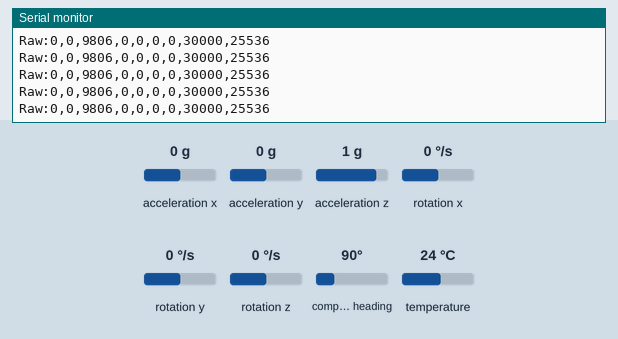
The sketch below on a simulated Arduino Leonardo, built with avr-gcc and run on an emulated ATmega32U4. Shown: the last lines printed to the serial monitor. The inputs (shaded band) are chosen by the test bench; at power-on: acceleration x 0 g, acceleration y 0 g, acceleration z 1 g, rotation x 0 °/s, rotation y 0 °/s, rotation z 0 °/s, compass heading 90°, temperature 24 °C.

Above: at 1.2 s.
1.3 s: acceleration x set to -1.4 g
At 1.33 s:
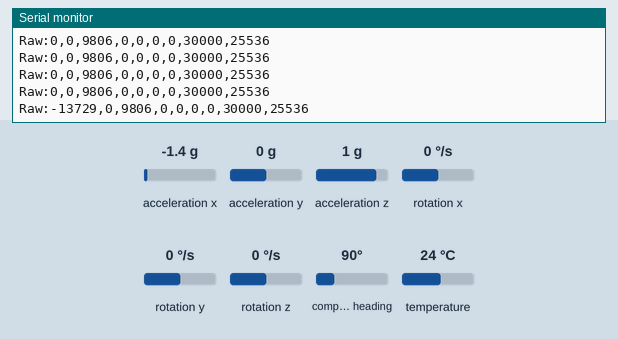
2.8 s: acceleration y set to -1.4 g
At 2.81 s:
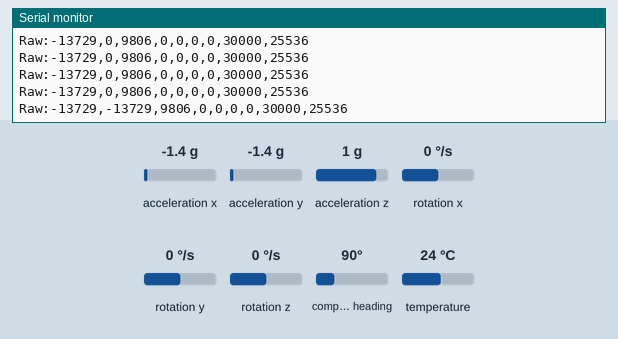
4.3 s: acceleration z set to -1.4 g
At 4.3 s:
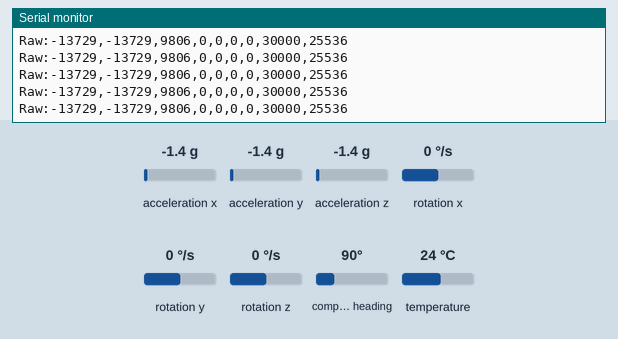
5.8 s: rotation x set to -192 °/s
At 5.85 s:
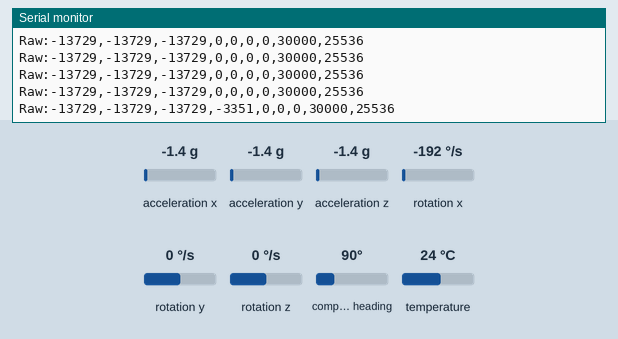
7.3 s: rotation y set to -192 °/s
At 7.34 s:
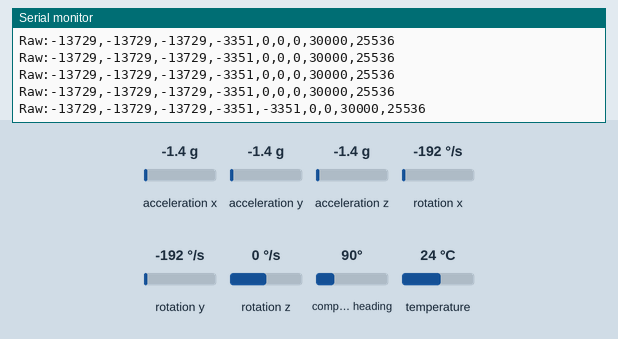
8.8 s: rotation z set to -192 °/s
At 8.85 s:
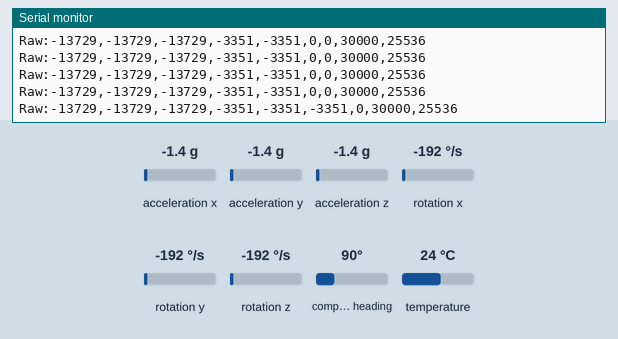

Measured:
- after the input at 1.3 s, the serial monitor: prints a new line at once (image 1)
- after the input at 2.8 s, the serial monitor: prints a new line at once (image 2)
- after the input at 5.8 s, the serial monitor: prints a new line at once (image 4)
- after the input at 7.3 s, the serial monitor: prints a new line at once (image 5)
- after the input at 8.8 s, the serial monitor: prints a new line at once (image 6)

The sketch:

magnetometer_calibration.ino
```cpp
#include <Wire.h>
#include <SPI.h>
#include <Adafruit_LSM9DS1.h>
#include <Adafruit_Sensor.h>  // not used in this demo but required!

// i2c
Adafruit_LSM9DS1 lsm = Adafruit_LSM9DS1();

#define LSM9DS1_SCK A5
#define LSM9DS1_MISO 12
#define LSM9DS1_MOSI A4
#define LSM9DS1_XGCS 6
#define LSM9DS1_MCS 5
// You can also use software SPI
//Adafruit_LSM9DS1 lsm = Adafruit_LSM9DS1(LSM9DS1_SCK, LSM9DS1_MISO, LSM9DS1_MOSI, LSM9DS1_XGCS, LSM9DS1_MCS);
// Or hardware SPI! In this case, only CS pins are passed in
//Adafruit_LSM9DS1 lsm = Adafruit_LSM9DS1(LSM9DS1_XGCS, LSM9DS1_MCS);


void setupSensor()
{
  // 1.) Set the accelerometer range
  lsm.setupAccel(lsm.LSM9DS1_ACCELRANGE_2G);
  //lsm.setupAccel(lsm.LSM9DS1_ACCELRANGE_4G);
  //lsm.setupAccel(lsm.LSM9DS1_ACCELRANGE_8G);
  //lsm.setupAccel(lsm.LSM9DS1_ACCELRANGE_16G);

  // 2.) Set the magnetometer sensitivity
  lsm.setupMag(lsm.LSM9DS1_MAGGAIN_4GAUSS);
  //lsm.setupMag(lsm.LSM9DS1_MAGGAIN_8GAUSS);
  //lsm.setupMag(lsm.LSM9DS1_MAGGAIN_12GAUSS);
  //lsm.setupMag(lsm.LSM9DS1_MAGGAIN_16GAUSS);

  // 3.) Setup the gyroscope
  lsm.setupGyro(lsm.LSM9DS1_GYROSCALE_245DPS);
  //lsm.setupGyro(lsm.LSM9DS1_GYROSCALE_500DPS);
  //lsm.setupGyro(lsm.LSM9DS1_GYROSCALE_2000DPS);
}


void setup()
{
  Serial.begin(115200);

  while (!Serial) {
    delay(1); // will pause Zero, Leonardo, etc until serial console opens
  }

  Serial.println("LSM9DS1 data read demo");

  // Try to initialise and warn if we couldn't detect the chip
  if (!lsm.begin())
  {
    Serial.println("Oops ... unable to initialize the LSM9DS1. Check your wiring!");
    while (1);
  }
  Serial.println("Found LSM9DS1 9DOF");

  // helper to just set the default scaling we want, see above!
  setupSensor();
}

void loop()
{
  lsm.read();  /* ask it to read in the data */

  /* Get a new sensor event */
  sensors_event_t a, m, g, temp;

  lsm.getEvent(&a, &m, &g, &temp);

  /* Print in MotionCal format */
  Serial.print("Raw:");
  Serial.print((int)(a.acceleration.x * 1000));
  Serial.print(',');
  Serial.print((int)(a.acceleration.y * 1000));
  Serial.print(',');
  Serial.print((int)(a.acceleration.z * 1000));
  Serial.print(',');
  Serial.print((int)(g.gyro.x * 1000));
  Serial.print(',');
  Serial.print((int)(g.gyro.y * 1000));
  Serial.print(',');
  Serial.print((int)(g.gyro.z * 1000));
  Serial.print(',');
  Serial.print((int)(m.magnetic.x * 1000));
  Serial.print(',');
  Serial.print((int)(m.magnetic.y * 1000));
  Serial.print(',');
  Serial.print((int)(m.magnetic.z * 1000));
  Serial.println();

  delay(50);


  /*
  Serial.print("Accel X: "); Serial.print(a.acceleration.x); Serial.print(" m/s^2");
  Serial.print("\tY: "); Serial.print(a.acceleration.y);     Serial.print(" m/s^2 ");
  Serial.print("\tZ: "); Serial.print(a.acceleration.z);     Serial.println(" m/s^2 ");

  Serial.print("Mag X: "); Serial.print(m.magnetic.x);   Serial.print(" gauss");
  Serial.print("\tY: "); Serial.print(m.magnetic.y);     Serial.print(" gauss");
  Serial.print("\tZ: "); Serial.print(m.magnetic.z);     Serial.println(" gauss");

  Serial.print("Gyro X: "); Serial.print(g.gyro.x);   Serial.print(" dps");
  Serial.print("\tY: "); Serial.print(g.gyro.y);      Serial.print(" dps");
  Serial.print("\tZ: "); Serial.print(g.gyro.z);      Serial.println(" dps");

  Serial.println();
  delay(200);*/
}
```
